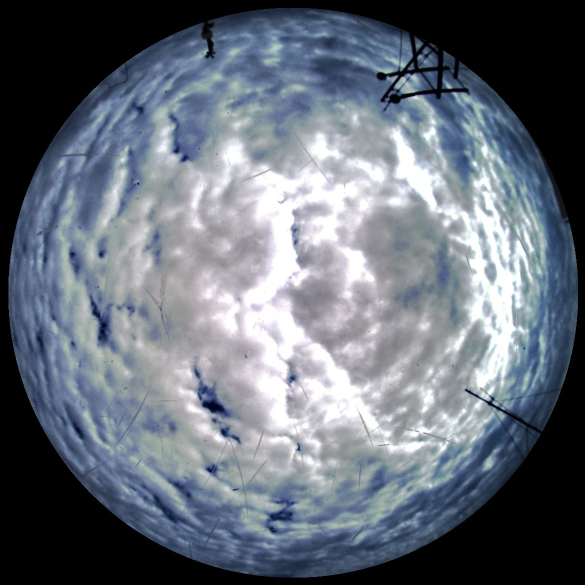
#> input picture test_new_Crop.jpg, 1170 x 1170 px, given as the content of the folder ./class_cloud/8/, which was not available (shown at 1/2 size)
$ jupyter execute --allow-errors generate_image2.ipynb   (shell and % lines are left out)
#> lines starting #> are read from the running program, lines starting #| are printed output that depends on the picture; after the words box and inside, x2 and y2 are one past the last pixel; in counts of white or black regions, pixels touching at a corner belong together; pictures that were not available may be replaced by others from this repository, and a replacement may not be noted
[cell 1]
import cv2
import os
import glob
import matplotlib.pyplot as plt
import numpy as np
import pandas as pd

[cell 2]
## Crop images
def crop_image(input):
    img = cv2.imread(input)
    cutted_img = img[55:1340, 340:1650]
    return cutted_img

[cell 3]
def crop_image2(input):
#> called with input = '_only/test_new_Crop.jpg'
    image = cv2.imread(input)
#> image is the input picture: shape (1170, 1170, 3); mean B, G, R 121, 110.3, 102.7
    r1 = image.shape[1]
#> r1 = 1170
    r2 = image.shape[0]
#> r2 = 1170
    mask = np.zeros((r2, r1), dtype=np.uint8)

    cv2.circle(mask, (int(r1/2), int(r2/2)), 570, (255, 255, 255), -1, 8, 0)
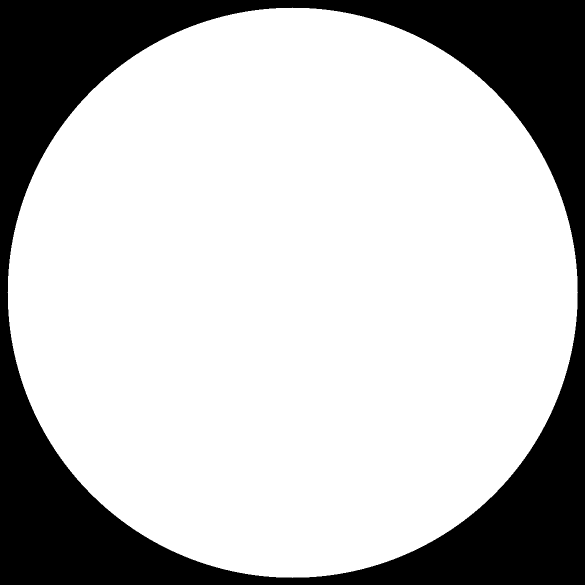
#> mask: shape (1170, 1170) (shown at 1/2 size); 74.6% white; 1 black region, box (x1, y1, x2, y2) and area: (0, 0, 1170, 1170) 348223

    masked = cv2.bitwise_and(image, image, mask=mask)
    cropped = masked[120:1290, 450:1620]
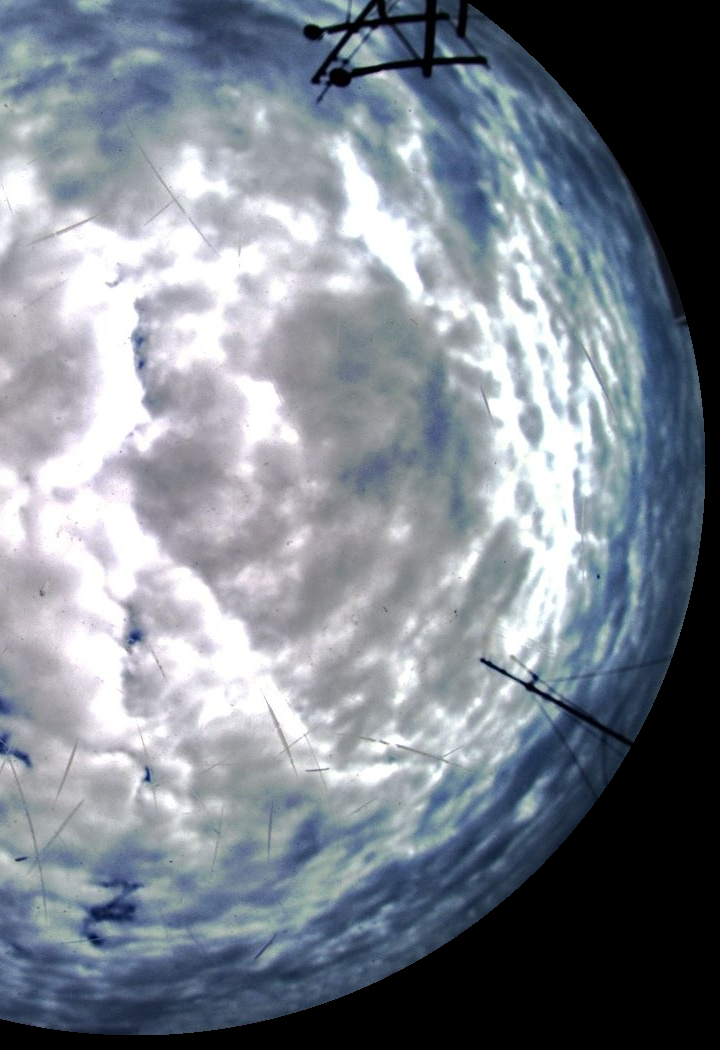
#> cropped: shape (1050, 720, 3); mean B, G, R 141.6, 131.7, 124.1
    return cropped

[cell 4]
path_data_2 = './class_cloud/8/'
sum_img = 0
for file in os.listdir(path_data_2):
    files = glob.glob(path_data_2+file)
    for file in files:
        filename = file.split('/')
        filename = file[16:36] + '_crop2'
        new_img = crop_image2(file)
        sum_img += 1
        # print(filename)
        cv2.imwrite('./cloud_images/original2/'+filename+'.jpg',new_img)
print('done')

[cell 5]
def otsu(image_path):
    img = cv2.imread(image_path)
    image_gray = cv2.cvtColor(img, cv2.COLOR_RGB2GRAY)
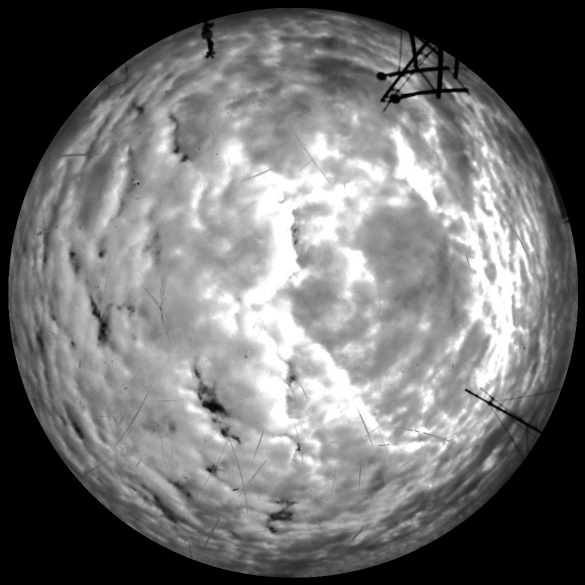
#> image_gray: shape (1170, 1170) (shown at 1/2 size); min 0, max 255, mean 112.6
    crop_mask = cv2.imread('./crop_mask3.png')
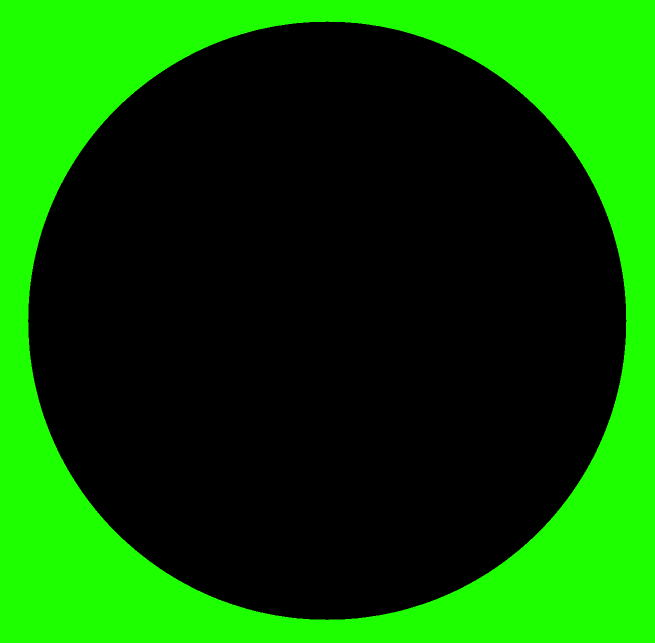
#> input picture crop_mask3.png, 1310 x 1285 px, found by its file name (shown at 1/2 size)
#> crop_mask is the input picture: shape (1285, 1310, 3); mean B, G, R 0, 84.8, 10
    blur = cv2.GaussianBlur(image_gray,(5,5),0)
    ret, otsu = cv2.threshold(blur,0,255,cv2.THRESH_BINARY+cv2.THRESH_OTSU)
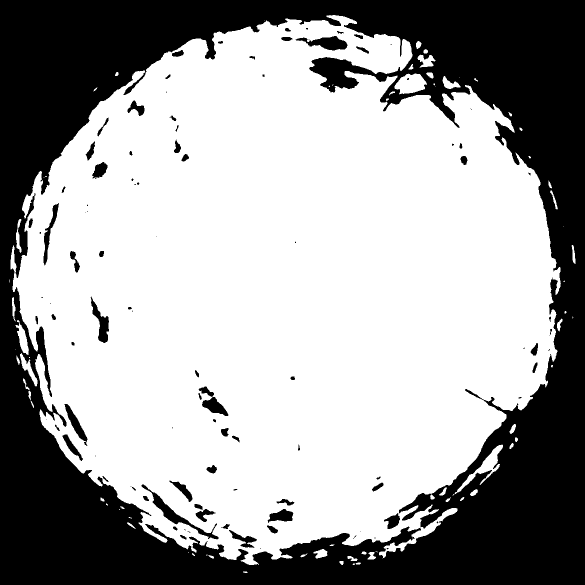
#> otsu: shape (1170, 1170) (shown at 1/2 size); 63.4% white; 106 black regions (40 under 20 px), largest, box (x1, y1, x2, y2) and area: (0, 0, 1170, 1170) 482940, (283, 969, 437, 1079) 2055, (591, 72, 695, 101) 1568
#> ret = 93
    gray_3_channel = cv2.merge((otsu, otsu, otsu))
    new_img_mask = cv2.bitwise_or(crop_mask,gray_3_channel)
    new_img_mask_gray = cv2.cvtColor(new_img_mask, cv2.COLOR_RGB2GRAY)
    ret, otsu2 = cv2.threshold(new_img_mask_gray,0,255,cv2.THRESH_BINARY+cv2.THRESH_OTSU)
    crop_gray = cv2.cvtColor(crop_mask, cv2.COLOR_RGB2GRAY)
    new2 = crop_gray+otsu2
    filename = image_path.split('/')
    filename = str(image_path[24:45])+'mask'
    print(filename)
    cv2.imwrite('./cloud_images/mask/'+filename+'.jpg',new2)

[cell 6]
def otsu2(image_path):
#> called with image_path = '_only/test_new_Crop.jpg'
    img = cv2.imread(image_path,0)
#> img: shape (1170, 1170); min 0, max 255, mean 109.2
    img_eql = cv2.equalizeHist(img)
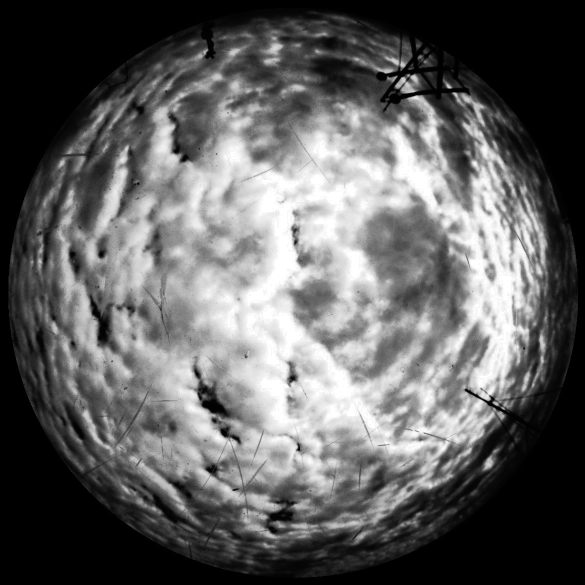
#> img_eql: shape (1170, 1170) (shown at 1/2 size); min 0, max 255, mean 96.1
    crop_mask = cv2.imread('./crop_mask3.png')
    blur = cv2.GaussianBlur(img_eql,(5,5),0)
    ret, otsu = cv2.threshold(blur,255,255,cv2.THRESH_BINARY+cv2.THRESH_OTSU)
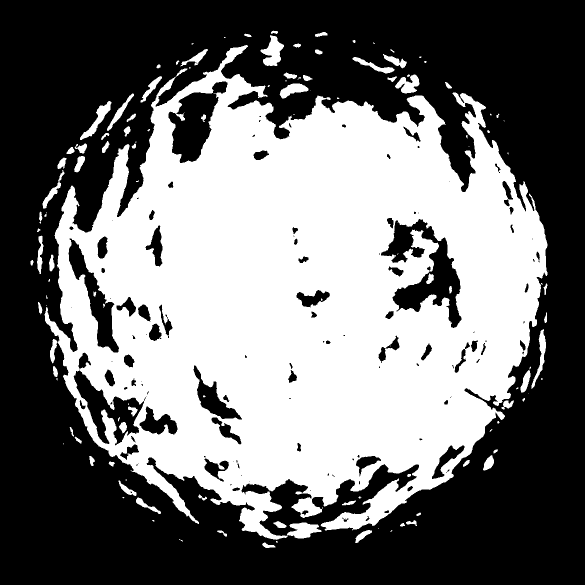
#> otsu: shape (1170, 1170) (shown at 1/2 size); 44.6% white; 128 white regions (52 under 20 px), largest, box (x1, y1, x2, y2) and area: (89, 90, 1095, 1080) 590855, (521, 70, 568, 132) 1581, (160, 202, 223, 280) 1238
#> ret = 104
    gray_3_channel = cv2.merge((otsu, otsu, otsu))
    new_img_mask = cv2.bitwise_or(crop_mask,gray_3_channel)
    new_img_mask_gray = cv2.cvtColor(new_img_mask, cv2.COLOR_RGB2GRAY)
    ret, otsu2 = cv2.threshold(new_img_mask_gray,0,255,cv2.THRESH_BINARY+cv2.THRESH_OTSU)
    crop_gray = cv2.cvtColor(crop_mask, cv2.COLOR_RGB2GRAY)
    new2 = crop_gray+otsu2
    filename = image_path.split('/')
    filename = str(image_path[24:45])+'mask2'
    print(filename)
    cv2.imwrite('./cloud_images/mask2/'+filename+'.jpg',new2)

#> (a cell that did not finish here is left out)

[cell 8]
image_path = './cloud_images/original/'

#> (a cell that did not finish here is left out)

[cell 10]
def ClearOtsu(img_path):
    image_gray = cv2.imread(img_path,0)
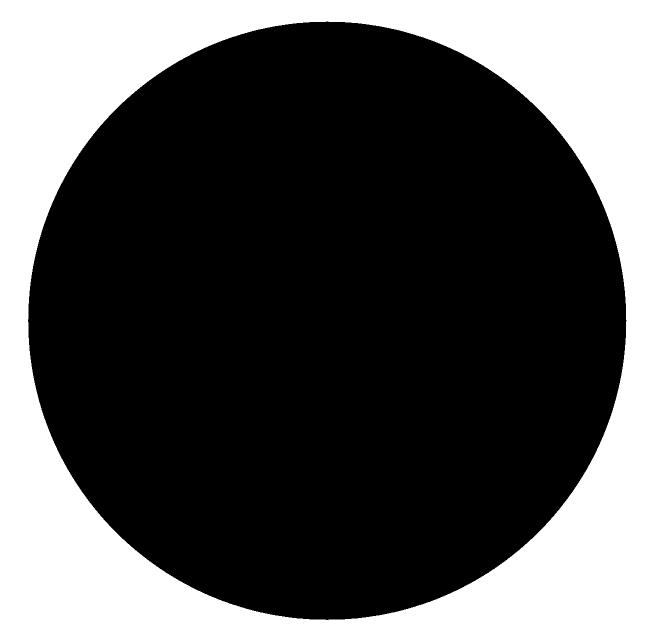
#> image_gray: shape (1285, 1310) (shown at 1/2 size); values 0 (black) and 200 (white), 33.3% white; 1 white region, box (x1, y1, x2, y2) and area: (0, 0, 1310, 1285) 559965
    blur = cv2.GaussianBlur(image_gray,(5,5),0)
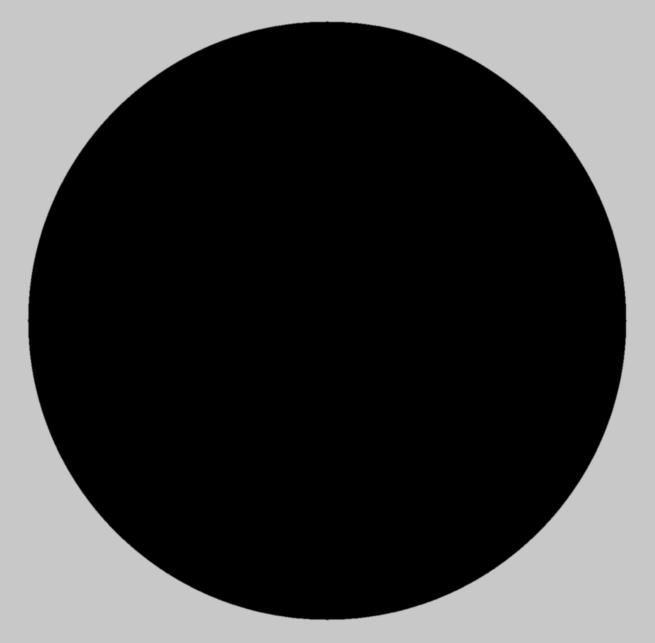
#> blur: shape (1285, 1310) (shown at 1/2 size); min 0, max 200, mean 66.5
    ret, thresh = cv2.threshold(blur,255,255,cv2.THRESH_BINARY)
#> thresh: shape (1285, 1310); every value is 0
    crop_mask = cv2.imread('./crop_mask3.png')
    gray_3_channel = cv2.merge((thresh, thresh, thresh))
#> gray_3_channel: shape (1285, 1310, 3); every value is 0
    new_img_mask = cv2.bitwise_or(crop_mask,gray_3_channel)
    new_img_mask_gray = cv2.cvtColor(new_img_mask, cv2.COLOR_RGB2GRAY)
    ret, otsu2 = cv2.threshold(new_img_mask_gray,0,255,cv2.THRESH_BINARY+cv2.THRESH_OTSU)
#> ret = 0
    crop_gray = cv2.cvtColor(crop_mask, cv2.COLOR_RGB2GRAY)
    new2 = crop_gray+otsu2
    filename = img_path.split('/')
    filename = str(img_path[24:45])+'mask'
    print(filename)
    plt.imshow(new2)
    cv2.imwrite('./cloud_images/mask/'+filename+'.jpg',new2)
